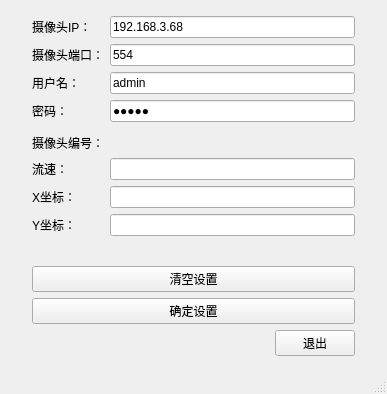
<?xml version="1.0" encoding="UTF-8"?>
<ui version="4.0">
 <class>AddCamera</class>
 <widget class="QMainWindow" name="AddCamera">
  <property name="geometry">
   <rect>
    <x>0</x>
    <y>0</y>
    <width>387</width>
    <height>394</height>
   </rect>
  </property>
  <property name="windowTitle">
   <string>设置相机信息</string>
  </property>
  <property name="windowIcon">
   <iconset>
    <normaloff>Icons/set.png</normaloff>Icons/set.png</iconset>
  </property>
  <widget class="QWidget" name="centralwidget">
   <layout class="QVBoxLayout" name="verticalLayout">
    <property name="leftMargin">
     <number>32</number>
    </property>
    <property name="topMargin">
     <number>16</number>
    </property>
    <property name="rightMargin">
     <number>32</number>
    </property>
    <property name="bottomMargin">
     <number>16</number>
    </property>
    <item>
     <layout class="QFormLayout" name="formLayout">
      <item row="0" column="0">
       <widget class="QLabel" name="label">
        <property name="text">
         <string>摄像头IP：</string>
        </property>
       </widget>
      </item>
      <item row="0" column="1">
       <widget class="QLineEdit" name="IP">
        <property name="text">
         <string>192.168.3.68</string>
        </property>
       </widget>
      </item>
      <item row="1" column="0">
       <widget class="QLabel" name="label_2">
        <property name="text">
         <string>摄像头端口：</string>
        </property>
       </widget>
      </item>
      <item row="1" column="1">
       <widget class="QLineEdit" name="Port">
        <property name="text">
         <string>554</string>
        </property>
       </widget>
      </item>
      <item row="2" column="0">
       <widget class="QLabel" name="label_3">
        <property name="text">
         <string>用户名：</string>
        </property>
       </widget>
      </item>
      <item row="2" column="1">
       <widget class="QLineEdit" name="Username">
        <property name="text">
         <string>admin</string>
        </property>
       </widget>
      </item>
      <item row="3" column="0">
       <widget class="QLabel" name="label_4">
        <property name="text">
         <string>密码：</string>
        </property>
       </widget>
      </item>
      <item row="3" column="1">
       <widget class="QLineEdit" name="Password">
        <property name="text">
         <string>12345</string>
        </property>
        <property name="echoMode">
         <enum>QLineEdit::Password</enum>
        </property>
       </widget>
      </item>
      <item row="5" column="0">
       <widget class="QLabel" name="label_6">
        <property name="text">
         <string>摄像头编号：</string>
        </property>
       </widget>
      </item>
      <item row="4" column="1">
       <layout class="QHBoxLayout" name="horizontalLayout"/>
      </item>
      <item row="6" column="0">
       <widget class="QLabel" name="Label">
        <property name="text">
         <string>流速：</string>
        </property>
       </widget>
      </item>
      <item row="6" column="1">
       <widget class="QLineEdit" name="rate"/>
      </item>
      <item row="7" column="0">
       <widget class="QLabel" name="xLabel">
        <property name="text">
         <string>X坐标：</string>
        </property>
       </widget>
      </item>
      <item row="7" column="1">
       <widget class="QLineEdit" name="X"/>
      </item>
      <item row="8" column="0">
       <widget class="QLabel" name="yLabel">
        <property name="text">
         <string>Y坐标：</string>
        </property>
       </widget>
      </item>
      <item row="8" column="1">
       <widget class="QLineEdit" name="Y"/>
      </item>
      <item row="5" column="1">
       <widget class="QLabel" name="ID">
        <property name="text">
         <string/>
        </property>
       </widget>
      </item>
     </layout>
    </item>
    <item>
     <widget class="QPushButton" name="clear">
      <property name="text">
       <string>清空设置</string>
      </property>
     </widget>
    </item>
    <item>
     <widget class="QPushButton" name="set">
      <property name="text">
       <string>确定设置</string>
      </property>
     </widget>
    </item>
    <item>
     <layout class="QHBoxLayout" name="horizontalLayout_3">
      <item>
       <spacer name="horizontalSpacer">
        <property name="orientation">
         <enum>Qt::Horizontal</enum>
        </property>
        <property name="sizeHint" stdset="0">
         <size>
          <width>40</width>
          <height>20</height>
         </size>
        </property>
       </spacer>
      </item>
      <item>
       <widget class="QPushButton" name="cancel">
        <property name="text">
         <string>退出</string>
        </property>
       </widget>
      </item>
     </layout>
    </item>
   </layout>
  </widget>
  <widget class="QStatusBar" name="statusbar"/>
 </widget>
 <resources/>
 <connections/>
</ui>
